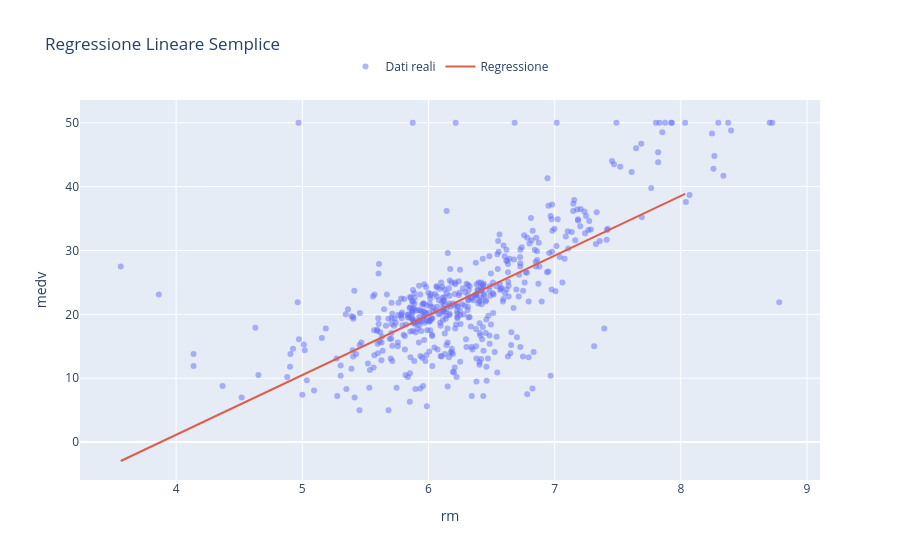

The notebook cell this image was saved under:
### Code cell
fig = go.Figure()

fig.add_trace(go.Scatter(
    x=df['rm'],
    y=df['medv'],
    mode='markers',
    name='Dati reali',
    marker=dict(opacity=0.5),
))

sorted_idx = X_test['rm'].argsort()
fig.add_trace(go.Scatter(
    x=X_test['rm'].iloc[sorted_idx],
    y=pred_test[sorted_idx],
    mode='lines',
    name='Regressione',
    line=dict(color='#E05C4B', width=2),
))

fig.update_layout(
    title={'text': 'Regressione Lineare Semplice'},
    legend=dict(orientation='h', yanchor='bottom', y=1.05, xanchor='center', x=0.5),
)
fig.update_xaxes(title_text='rm')
fig.update_yaxes(title_text='medv')

fig.show()

### Figure 1 — Plotly figure (JSON) as saved in the notebook; plotly's stock layout.template omitted (floating-point values rounded to 4 significant figures; data arrays with more than 128 entries replaced by an {"elided": "..."} marker saying what was removed)
{"data": [{"marker": {"opacity": 0.5}, "mode": "markers", "name": "Dati reali", "type": "scatter", "x": {"elided": "506 float values"}, "y": {"elided": "506 float values"}}, {"line": {"color": "#E05C4B", "width": 2}, "mode": "lines", "name": "Regressione", "type": "scatter", "x": [3.561, 4.519, 4.628, 4.88, 5.036, 5.304, 5.344, 5.362, 5.39, 5.414, 5.427, 5.453, 5.456, 5.572, 5.594, 5.605, 5.617, 5.701, 5.708, 5.709, 5.713, 5.713, 5.786, 5.794, 5.854, 5.869, 5.874, 5.876, 5.879, 5.885, 5.898, 5.914, 5.936, 5.951, 5.96, 5.976, 5.983, 6.003, 6.004, 6.006, 6.009, 6.015, 6.02, 6.023, 6.027, 6.064, 6.065, 6.14, 6.142, 6.167, 6.167, 6.174, 6.185, 6.211, 6.216, 6.219, 6.229, 6.232, 6.24, 6.245, 6.279, 6.286, 6.297, 6.302, 6.312, 6.326, 6.372, 6.389, 6.415, 6.416, 6.417, 6.417, 6.426, 6.454, 6.461, 6.471, 6.482, 6.545, 6.552, 6.575, 6.579, 6.593, 6.595, 6.657, 6.701, 6.726, 6.728, 6.75, 6.758, 6.762, 6.781, 6.849, 6.861, 6.968, 6.98, 7.185, 7.249, 7.313, 7.47, 7.853, 7.875, 8.034], "y": [-2.957, 5.999, 7.018, 9.373, 10.83, 13.34, 13.71, 13.88, 14.14, 14.37, 14.49, 14.73, 14.76, 15.84, 16.05, 16.15, 16.26, 17.05, 17.11, 17.12, 17.16, 17.16, 17.84, 17.92, 18.48, 18.62, 18.67, 18.68, 18.71, 18.77, 18.89, 19.04, 19.25, 19.39, 19.47, 19.62, 19.68, 19.87, 19.88, 19.9, 19.93, 19.98, 20.03, 20.06, 20.1, 20.44, 20.45, 21.15, 21.17, 21.4, 21.4, 21.47, 21.57, 21.82, 21.86, 21.89, 21.98, 22.01, 22.09, 22.13, 22.45, 22.52, 22.62, 22.67, 22.76, 22.89, 23.32, 23.48, 23.72, 23.73, 23.74, 23.74, 23.83, 24.09, 24.15, 24.25, 24.35, 24.94, 25.0, 25.22, 25.26, 25.39, 25.41, 25.99, 26.4, 26.63, 26.65, 26.85, 26.93, 26.97, 27.14, 27.78, 27.89, 28.89, 29.0, 30.92, 31.52, 32.12, 33.59, 37.17, 37.37, 38.86]}], "layout": {"legend": {"orientation": "h", "x": 0.5, "xanchor": "center", "y": 1.05, "yanchor": "bottom"}, "title": {"text": "Regressione Lineare Semplice"}, "xaxis": {"title": {"text": "rm"}}, "yaxis": {"title": {"text": "medv"}}}}
